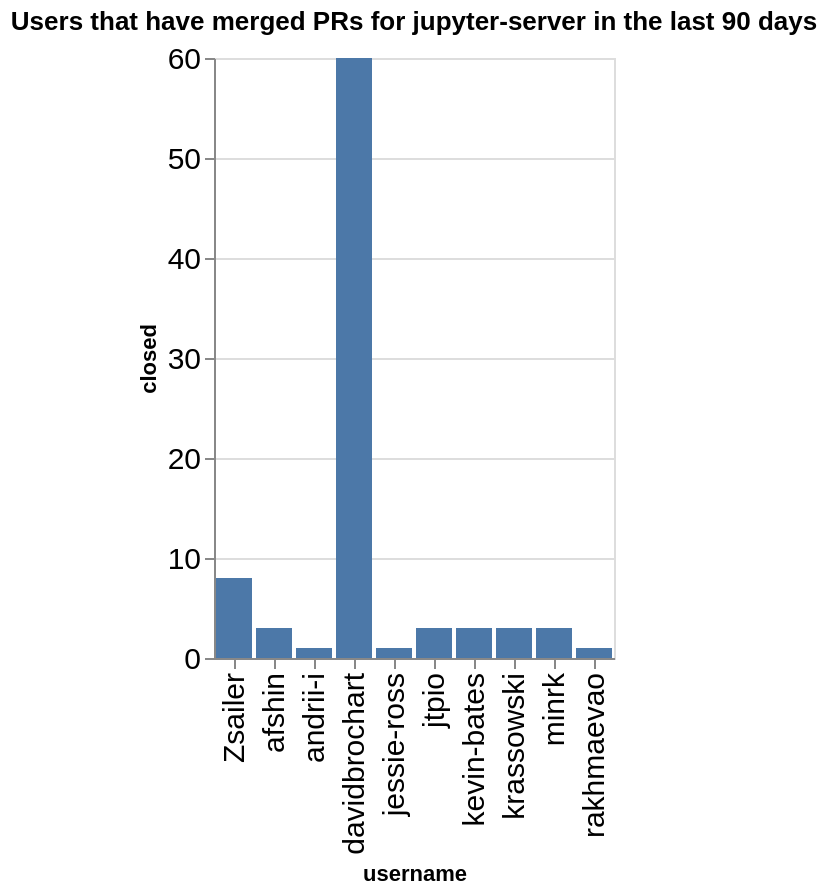

Write notebook code for a chart like this one.
### Code cell
charts = []
title = f"Users that have merged PRs for {github_org} in the last {n_days} days"
ch = alt.Chart(data=closed_by_repo.replace(np.nan, 0), title=title).mark_bar().encode(
    x='username',
    y='closed',
)
ch

### Figure 1 — Vega-Lite specification as saved in the notebook (floating-point values rounded to 4 significant figures)
{"config": {"axisLeft": {"labelFontSize": 15}, "axisBottom": {"labelFontSize": 15}}, "data": {"name": "data-c712e4eed060f48816056850911379a6"}, "mark": {"type": "bar"}, "encoding": {"x": {"field": "username", "type": "nominal"}, "y": {"field": "closed", "type": "quantitative"}}, "title": "Users that have merged PRs for jupyter-server in the last 90 days", "$schema": "https://vega.github.io/schema/vega-lite/v5.20.1.json", "datasets": {"data-c712e4eed060f48816056850911379a6": [{"name": "fps", "username": "Zsailer", "closed": 2}, {"name": "fps", "username": "davidbrochart", "closed": 21}, {"name": "gateway_provisioners", "username": "kevin-bates", "closed": 3}, {"name": "jupyter-scheduler", "username": "andrii-i", "closed": 1}, {"name": "jupyter_releaser", "username": "jtpio", "closed": 3}, {"name": "jupyter_releaser", "username": "krassowski", "closed": 2}, {"name": "jupyter_server", "username": "Zsailer", "closed": 5}, {"name": "jupyter_server", "username": "afshin", "closed": 3}, {"name": "jupyter_server", "username": "jessie-ross", "closed": 1}, {"name": "jupyter_server", "username": "minrk", "closed": 1}, {"name": "jupyter_server_terminals", "username": "Zsailer", "closed": 1}, {"name": "jupyter_ydoc", "username": "davidbrochart", "closed": 11}, {"name": "jupyter_ydoc", "username": "krassowski", "closed": 1}, {"name": "jupyverse", "username": "davidbrochart", "closed": 28}, {"name": "jupyverse", "username": "rakhmaevao", "closed": 1}, {"name": "pytest-jupyter", "username": "minrk", "closed": 2}]}}
